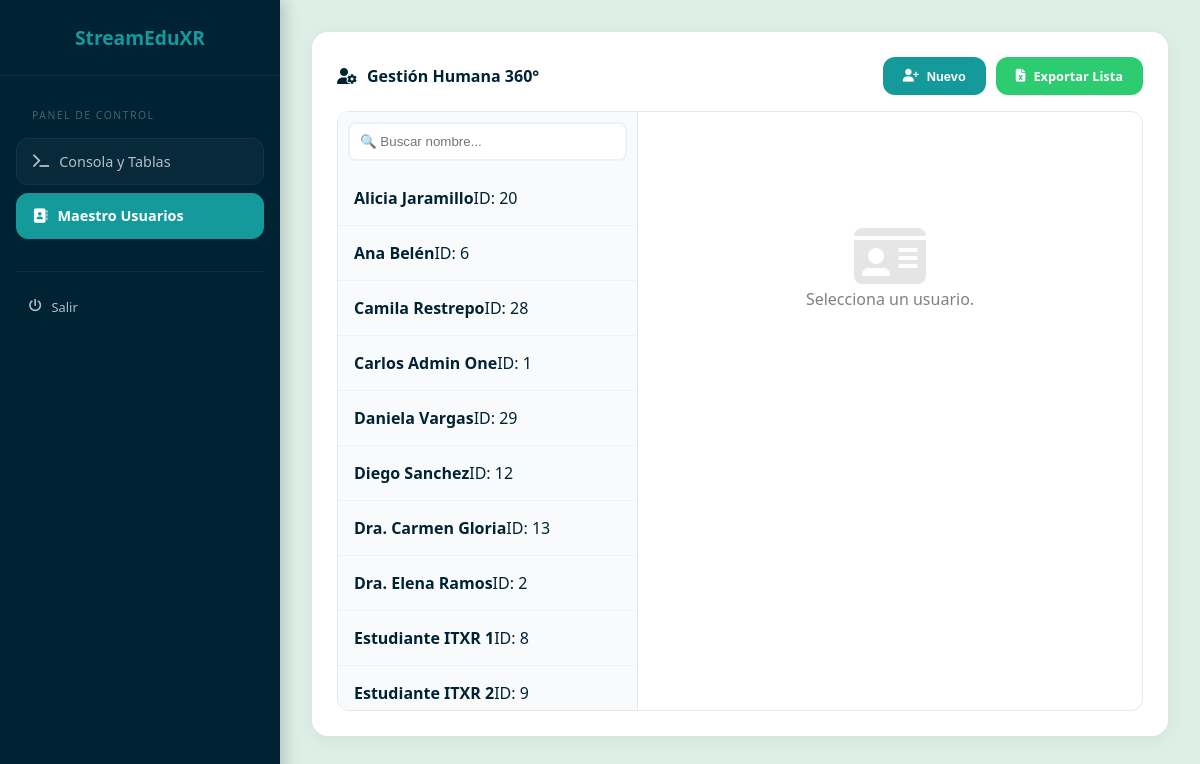
Page /admin/index.php?mode=master on the committed database.
### tables this page shows
CREATE TABLE IF NOT EXISTS usuario (
    id_usuario INT AUTO_INCREMENT PRIMARY KEY,
    id_institucion INT NOT NULL,
    id_rol INT NOT NULL,
    nombre_completo VARCHAR(150) NOT NULL,
    email VARCHAR(150) NOT NULL UNIQUE,
    password_hash VARCHAR(255) NOT NULL,
    creado_en DATETIME DEFAULT CURRENT_TIMESTAMP,
    actualizado_en DATETIME ON UPDATE CURRENT_TIMESTAMP,
    CONSTRAINT fk_user_inst FOREIGN KEY (id_institucion) REFERENCES institucion(id_institucion) ON DELETE RESTRICT ON UPDATE CASCADE,
    CONSTRAINT fk_user_rol FOREIGN KEY (id_rol) REFERENCES rol(id_rol) ON DELETE RESTRICT ON UPDATE CASCADE
);

### admin/index.php (the view, shortened to what this page needs)
<?php
include 'db_config.php';
$mode = isset($_GET['mode']) ? $_GET['mode'] : 'db';
$explore_id = isset($_GET['explore_user']) ? $_GET['explore_user'] : null;
$search = isset($_GET['search_user']) ? $_GET['search_user'] : '';
?>
<!DOCTYPE html>
<html lang="es">
<head>
    <link rel="stylesheet" href="https://cdnjs.cloudflare.com/ajax/libs/font-awesome/6.4.0/css/all.min.css">
    <link rel="stylesheet" href="styles.css">
</head>
<body>
    <aside class="sidebar">
        <div class="sidebar-header"><h2>StreamEduXR</h2></div>
        <nav class="sidebar-nav" id="sidebar-scroll">
            <div class="mode-selector">
                <span class="nav-label">Panel de Control</span>
                <a href="?mode=db" class="mode-btn <?php echo ($mode == 'db') ? 'active' : ''; ?>"><i class="fa-solid fa-terminal"></i> <span>Consola y Tablas</span></a>
                <a href="?mode=master" class="mode-btn <?php echo ($mode == 'master') ? 'active' : ''; ?>"><i class="fa-solid fa-address-book"></i> <span>Maestro Usuarios</span></a>
            </div>
            <div style="margin-top: 2rem; border-top: 1px solid rgba(255,255,255,0.05); padding-top: 1rem;"><a href="../index.html" class="table-link"><i class="fa-solid fa-power-off"></i> Salir</a></div>
        </nav>
    </aside>
    <main class="main-content" id="main-scroll">
        <?php if($mode == 'master'): ?>
            <div class="card">
                <div style="display:flex; justify-content:space-between; align-items:center; margin-bottom:1rem;">
                    <h3 class="card-title" style="margin:0;"><i class="fa-solid fa-user-gear"></i> Gestión Humana 360°</h3>
                    <div style="display:flex; gap:10px;">
                        <button class="btn-elite" onclick="openModal('userModal')"><i class="fa-solid fa-user-plus"></i> Nuevo</button>
                        <a href="export.php?target=usuario" class="btn-elite btn-success"><i class="fa-solid fa-file-excel"></i> Exportar Lista</a>
                    </div>
                </div>
                <div class="master-container">
                    <div class="master-list" id="user-list-scroll">
                        <form method="GET" style="padding:10px; background:#f8fafb; position:sticky; top:0; z-index:5;">
                            <input type="text" name="search_user" placeholder="🔍 Buscar nombre..." class="form-control" value="<?php echo htmlspecialchars($search); ?>">
                        </form>
                        <?php
                        $stmt_u = $pdo->prepare("SELECT id_usuario, nombre_completo, email FROM usuario WHERE nombre_completo LIKE ? ORDER BY nombre_completo ASC");
                        $stmt_u->execute(array("%$search%"));
                        while($u = $stmt_u->fetch()): ?>
                            <a href="?mode=master&explore_user=<?php echo $u['id_usuario']; ?>&search_user=<?php echo urlencode($search); ?>" class="user-card-link <?php echo ($explore_id == $u['id_usuario']) ? 'active' : ''; ?>">
                                <strong><?php echo htmlspecialchars($u['nombre_completo']); ?></strong><span>ID: <?php echo $u['id_usuario']; ?></span>
                            </a>
                        <?php endwhile; ?>
                    </div>
                    <div class="master-detail" id="user-detail-scroll">
                        <?php if($explore_id):
                            $udata = $pdo->prepare("SELECT u.*, i.nombre as inst FROM usuario u LEFT JOIN institucion i ON u.id_institucion = i.id_institucion WHERE id_usuario = ?");
                            $udata->execute(array($explore_id)); $u = $udata->fetch(); ?>
                            <div style="display:flex; justify-content:space-between; border-bottom:2px solid var(--color-teal); padding-bottom:1rem; margin-bottom:2rem;">
                                <div><h2><?php echo htmlspecialchars($u['nombre_completo']); ?></h2><p><?php echo $u['email']; ?> | <?php echo $u['inst']; ?></p></div>
                                <div style="display:flex; gap:10px; height:fit-content;">
                                    <button onclick="prepareEdit('<?php echo $u['id_usuario']; ?>')" class="btn-elite btn-edit"><i class="fa-solid fa-pen"></i> Editar</button>
                                    <a href="actions.php?action=delete_user&id=<?php echo $u['id_usuario']; ?>" class="btn-elite btn-danger" onclick="return confirm('¿Borrar usuario?')"><i class="fa-solid fa-trash"></i></a>
                                </div>
                            </div>
                            <div style="display:grid; grid-template-columns: 1fr 1fr; gap:20px;">
                                <div class="info-panel">
                                    <h4 style="margin-bottom:10px;">Reseñas</h4>
                                    <?php $res = $pdo->prepare("SELECT r.*, c.titulo FROM resena r JOIN contenido c ON r.id_contenido = c.id_contenido WHERE r.id_usuario = ?");
                                    $res->execute(array($explore_id));
                                    while($r = $res->fetch()) echo "<div class='activity-item'><strong>".$r['titulo'].":</strong> ".$r['comentario']."</div>"; ?>
                                </div>
                                <div class="info-panel">
                                    <h4 style="margin-bottom:10px;">Compras</h4>
                                    <?php $com = $pdo->prepare("SELECT * FROM compra WHERE id_usuario = ?");
                                    $com->execute(array($explore_id));
                                    while($c = $com->fetch()) echo "<div class='activity-item'>Orden #".$c['id_compra']." | $".$c['monto_total']."</div>"; ?>
                                </div>
                            </div>
                        <?php else: ?><div style="text-align:center; color:grey; margin-top:5rem;"><i class="fa-solid fa-id-card" style="font-size:4rem; opacity:0.2;"></i><p>Selecciona un usuario.</p></div><?php endif; ?>
                    </div>
                </div>
            </div>
        <?php endif; ?>
    </main>
</body>
</html>

### admin/styles.css (style rules this page uses)
:root { --color-white: #FFFFFF; --color-mint: #DEEFE7; --color-navy: #002333; --color-teal: #159A9C; --color-grey: #B4BEC9; --card-radius: 16px; --transition: all 0.3s cubic-bezier(0.4, 0, 0.2, 1); }
* { margin: 0; padding: 0; box-sizing: border-box; outline: none; }
body { font-family: 'Segoe UI', sans-serif; background-color: var(--color-mint); color: var(--color-navy); display: flex; height: 100vh; overflow: hidden; }
.sidebar { width: 280px; background: var(--color-navy); color: white; display: flex; flex-direction: column; z-index: 100; box-shadow: 4px 0 15px rgba(0,0,0,0.2); }
.sidebar-header { padding: 1.5rem; border-bottom: 1px solid rgba(255,255,255,0.05); text-align: center; }
.sidebar-header h2 { font-size: 1.2rem; color: var(--color-teal); font-weight: 800; }
.sidebar-nav { flex: 1; overflow-y: auto; padding: 1rem; scroll-behavior: smooth; }
.mode-selector { margin-bottom: 2rem; }
.mode-btn { text-decoration: none; color: var(--color-grey); padding: 0.8rem 1rem; border-radius: 12px; display: flex; align-items: center; gap: 10px; margin-bottom: 8px; font-size: 0.9rem; transition: var(--transition); background: rgba(255,255,255,0.03); border: 1px solid rgba(255,255,255,0.05); }
.mode-btn.active { background: var(--color-teal); color: white; font-weight: 700; border-color: var(--color-teal); }
.nav-label { color: rgba(180, 190, 201, 0.4); font-size: 0.65rem; text-transform: uppercase; letter-spacing: 1.5px; padding: 1rem; display: block; }
.table-link { text-decoration: none; color: var(--color-grey); padding: 0.6rem 0.8rem; border-radius: 8px; display: flex; align-items: center; gap: 10px; font-size: 0.8rem; transition: var(--transition); }
.main-content { flex: 1; overflow-y: auto; padding: 2rem; scroll-behavior: smooth; position: relative; }
.card { background: var(--color-white); border-radius: var(--card-radius); padding: 1.5rem; box-shadow: 0 4px 20px rgba(0,35,51,0.06); margin-bottom: 1.5rem; border: 1px solid rgba(255,255,255,0.7); }
.card-title { font-size: 1rem; font-weight: 700; margin-bottom: 1.2rem; display: flex; align-items: center; gap: 10px; }
.master-container { display: flex; height: 75vh; background: white; border-radius: 12px; overflow: hidden; border: 1px solid #e2e8f0; }
.master-list { width: 300px; background: #f8fafb; border-right: 1px solid #e2e8f0; overflow-y: auto; }
.master-detail { flex: 1; overflow-y: auto; padding: 2rem; }
.user-card-link { display: block; padding: 1rem; border-bottom: 1px solid #edf2f7; text-decoration: none; color: var(--color-navy); transition: 0.2s; }
.form-control { width: 100%; padding: 10px; border-radius: 8px; border: 2px solid #edf2f7; transition: 0.3s; }
.btn-elite { background: var(--color-teal); color: white; border: none; padding: 10px 20px; border-radius: 12px; font-size: 0.8rem; font-weight: 700; cursor: pointer; transition: 0.3s; display: inline-flex; align-items: center; gap: 8px; text-decoration: none; }

### admin/index.php (style rules this page uses)
.btn-elite { background: var(--color-teal); color: white; border: none; padding: 10px 20px; border-radius: 12px; font-size: 0.8rem; font-weight: 700; cursor: pointer; transition: 0.3s; display: inline-flex; align-items: center; gap: 8px; text-decoration: none; }
.btn-success { background: #2ecc71; }

### rows in the picture
usuario: nombre_completo "Alicia Jaramillo", id_usuario "20"
usuario: nombre_completo "Ana Belén", id_usuario "6"
usuario: nombre_completo "Camila Restrepo", id_usuario "28"
usuario: nombre_completo "Carlos Admin One", id_usuario "1"
usuario: nombre_completo "Daniela Vargas", id_usuario "29"
usuario: nombre_completo "Diego Sanchez", id_usuario "12"
usuario: nombre_completo "Dra. Carmen Gloria", id_usuario "13"
usuario: nombre_completo "Dra. Elena Ramos", id_usuario "2"
usuario: nombre_completo "Estudiante ITXR 1", id_usuario "8"
usuario: nombre_completo "Estudiante ITXR 2", id_usuario "9"
